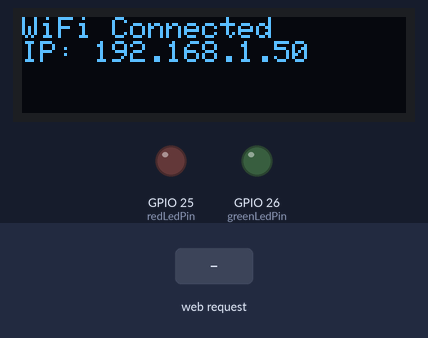
Simulated run of this sketch. Board: ESP32. On the bench: 128×32 one-colour display, output pins drawn as LEDs (lit = HIGH). Inputs (shaded band) come from the test bench. WiFi joins after 1.5 s; servers stay silent unless stated; what the sketch prints to the serial monitor is not drawn.

Above: at 2.7 s.
2.8 s: HTTP request GET /red/on received
At 3.9 s:
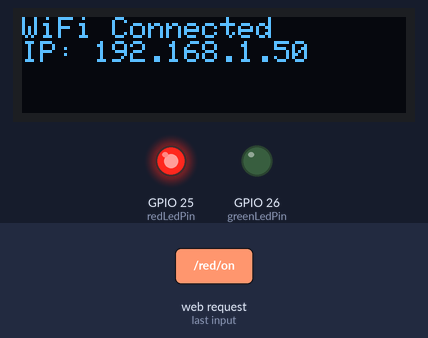
4.3 s: HTTP request GET /green/on received
At 5.0 s:
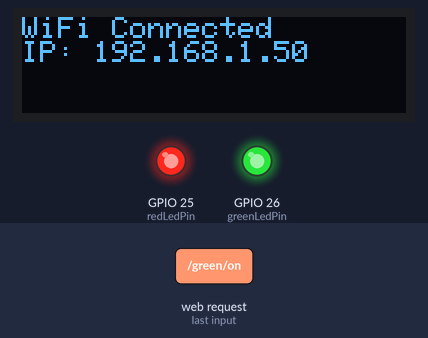
5.8 s: HTTP request GET /red/off received
At 6.1 s:
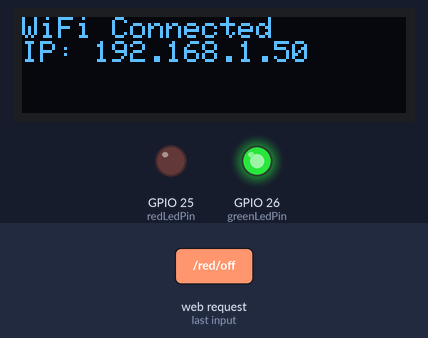
7.3 s: HTTP request GET /green/off received
At 8.5 s:
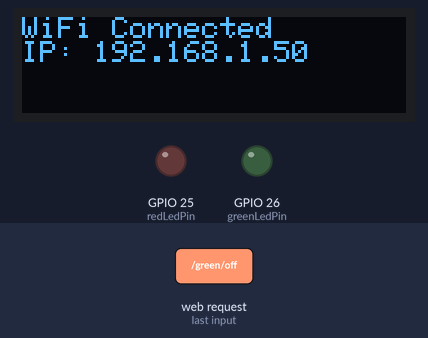
Timing chart, 0 to 9.8 s (numbered marks = the images above; inputs shaded):
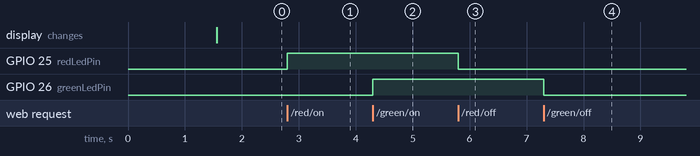

The sketch:

online-LED-control.ino
```cpp
#include <WiFi.h>
#include <WebServer.h>
#include <Adafruit_GFX.h>
#include <Adafruit_SSD1306.h>
#include <pgmspace.h>  // for PROGMEM/FPSTR

// ——— Wi‑Fi credentials ———
const char* ssid     = "emeraldcity";
const char* password = "spacemonkeys";

// ——— OLED setup ———
#define SCREEN_WIDTH 128
#define SCREEN_HEIGHT 32
#define OLED_RESET    -1
#define OLED_ADDR     0x3C
Adafruit_SSD1306 display(SCREEN_WIDTH, SCREEN_HEIGHT, &Wire, OLED_RESET);

// ——— LED pins & state ———
const int redLedPin   = 25;
const int greenLedPin = 26;
bool redState   = false;
bool greenState = false;

// ——— Synchronous web server ———
WebServer server(80);

// ——— HTML page stored in flash ———
static const char htmlPage[] PROGMEM = R"rawliteral(
<!DOCTYPE html><html><head>
  <meta charset="utf-8">
  <meta name="viewport" content="width=device-width, initial-scale=1">
  <title>ESP32 LED Control</title>
  <style>
    body { font-family: Arial; text-align: center; margin-top: 2em; }
    .button { padding: 16px 40px; margin: 8px; font-size: 24px; cursor: pointer; border: none; }
    .on  { background-color: #4CAF50; color: white; }
    .off { background-color: #f44336; color: white; }
  </style>
</head><body>
  <h1>ESP32 LED Control</h1>
  <p>Red LED: %RED%</p>
  <p>
    <a href="/red/on"><button class="button on">ON</button></a>
    <a href="/red/off"><button class="button off">OFF</button></a>
  </p>
  <p>Green LED: %GREEN%</p>
  <p>
    <a href="/green/on"><button class="button on">ON</button></a>
    <a href="/green/off"><button class="button off">OFF</button></a>
  </p>
</body></html>
)rawliteral";

// ——— Handlers ———
void handleRoot() {
  // Load template from flash, replace placeholders, send it
  String page = FPSTR(htmlPage);                      // FPSTR casts PROGMEM to FlashStringHelper :contentReference[oaicite:0]{index=0}
  page.replace("%RED%",   redState   ? "ON" : "OFF");
  page.replace("%GREEN%", greenState ? "ON" : "OFF");
  server.send(200, "text/html", page);
}

void handleRedOn() {
  redState = true;
  digitalWrite(redLedPin, HIGH);
  server.sendHeader("Location", "/", true);
  server.send(302, "text/plain", "");
}

void handleRedOff() {
  redState = false;
  digitalWrite(redLedPin, LOW);
  server.sendHeader("Location", "/", true);
  server.send(302, "text/plain", "");
}

void handleGreenOn() {
  greenState = true;
  digitalWrite(greenLedPin, HIGH);
  server.sendHeader("Location", "/", true);
  server.send(302, "text/plain", "");
}

void handleGreenOff() {
  greenState = false;
  digitalWrite(greenLedPin, LOW);
  server.sendHeader("Location", "/", true);
  server.send(302, "text/plain", "");
}

void setup() {
  Serial.begin(115200);

  // OLED init (I²C on 21=SDA, 22=SCL)
  Wire.begin(21, 22);
  if (!display.begin(SSD1306_SWITCHCAPVCC, OLED_ADDR)) {
    Serial.println("OLED init failed");
    while (true) delay(1000);
  }
  display.clearDisplay();
  display.setTextSize(1);
  display.setTextColor(SSD1306_WHITE);

  // LED pins (if >12 mA each, drive via MOSFET)
  pinMode(redLedPin,   OUTPUT);
  pinMode(greenLedPin, OUTPUT);
  digitalWrite(redLedPin,   LOW);
  digitalWrite(greenLedPin, LOW);

  // Connect to Wi‑Fi
  display.clearDisplay();
  display.setCursor(0,0);
  display.println("Connecting WiFi...");
  display.display();
  WiFi.begin(ssid, password);
  while (WiFi.status() != WL_CONNECTED) {
    delay(500);
    Serial.print(".");
  }
  display.clearDisplay();
  display.setCursor(0,0);
  display.println("WiFi Connected");
  display.print("IP: "); display.println(WiFi.localIP());
  display.display();

  // Route setup
  server.on("/",         HTTP_GET, handleRoot);
  server.on("/red/on",   HTTP_GET, handleRedOn);
  server.on("/red/off",  HTTP_GET, handleRedOff);
  server.on("/green/on", HTTP_GET, handleGreenOn);
  server.on("/green/off",HTTP_GET, handleGreenOff);

  server.begin();
  Serial.println("HTTP server started");
}

void loop() {
  // Keep Wi‑Fi alive
  if (WiFi.status() != WL_CONNECTED) {
    WiFi.reconnect();
  }
  server.handleClient();  // process HTTP requests
}
```

Measured:
- after the input at 2.8 s, GPIO 25 (redLedPin): LOW → HIGH at once
- after the input at 4.3 s, GPIO 26 (greenLedPin): LOW → HIGH at once
- after the input at 5.8 s, GPIO 25 (redLedPin): HIGH → LOW at once
- after the input at 7.3 s, GPIO 26 (greenLedPin): HIGH → LOW at once
